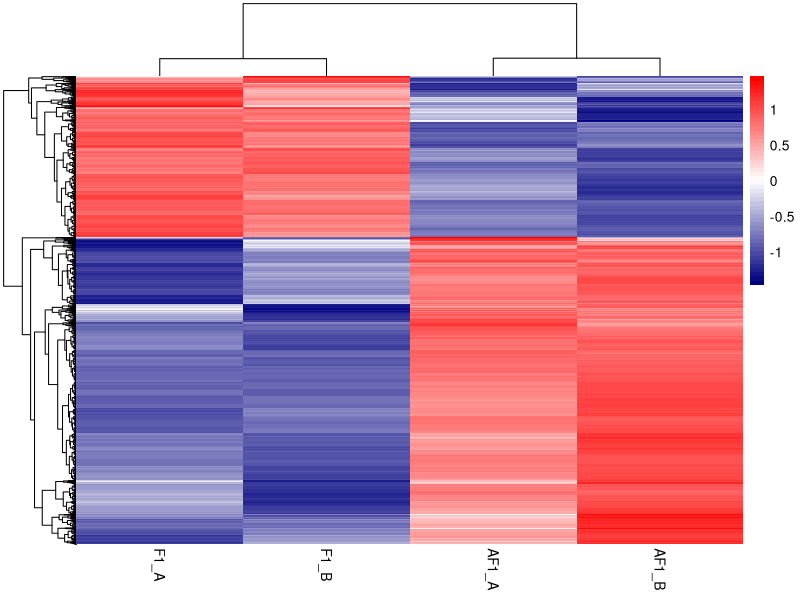

This figure's R source:
library(ggplot2)
library(pheatmap)

normCount <- read.csv('normalizado_aba_cold_cold.csv', row.names = 1)

deSeqRes <- read.csv('results_aba_cold_cold.csv', row.names =1)

deSeqResUp <-subset(deSeqRes, log2FoldChange >= 1)

deSeqResDown <-subset(deSeqRes, log2FoldChange <=-1)

deSeqREsCon<-rbind(deSeqResDown, deSeqResUp)

deSeqResSigni <- subset(deSeqREsCon, padj <= 0.05)

allsig <- merge(normCount, deSeqResSigni, by = 0)

write.csv(allsig, 'allsig_aba_cold_cold.csv')

signifiCount <- allsig[,2:5]

row.names(signifiCount) <-allsig$Row.names

pheatmap(log2(signifiCount+1), scale ='row', show_rownames = F, color=colorRampPalette(c("navy","white","red"))(50))

deSeqResDown_ <-subset(deSeqResSigni, log2FoldChange <=-1)
deSeqResUp_ <-subset(deSeqResSigni, log2FoldChange >= 1)

deSeqResDown_merge<-merge(normCount, deSeqResDown_, by = 0)

write.csv(deSeqResDown_merge,'deseq_aba_cold_cold_down_sig.csv')

######## PARA GENES SOBREEXPRESADOS
#Se unen por filas hacia abajo
deSeqResUp_merge <-merge(normCount, deSeqResUp_, by = 0)
#La dataframe de genes SOBREEXPRESADOS es guardada como csv
write.csv(deSeqResUp_merge, 'deseq_aba_cold_cold_up_sig.csv')

